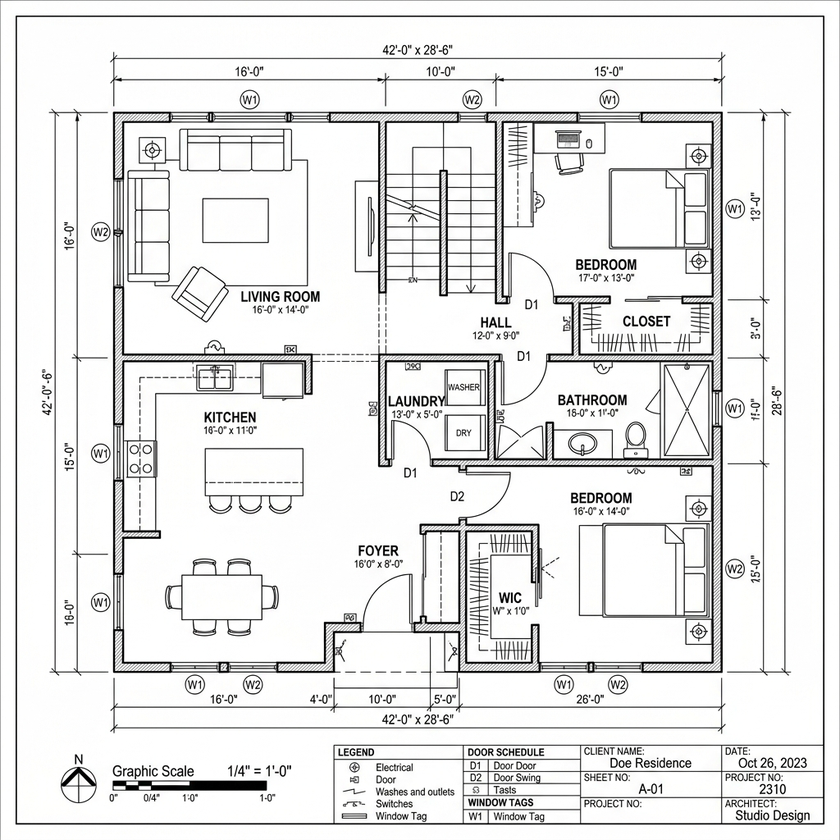
#> input picture backend/test_ai_plan.png, 840 x 840 px, shrunk from 1024 x 1024 before the run
$ python -i wall_detector.py   (imports and definitions only)
#> lines starting #> are read from the running program, lines starting #| are printed output that depends on the picture; after the words box and inside, x2 and y2 are one past the last pixel; in counts of white or black regions, pixels touching at a corner belong together
"""
OpenCV-based wall and room detector — v3.
Robust floor plan parser for professional architectural plans.

Strategy for complex plans (with furniture, title blocks, colors):
1. Convert to grayscale and detect the drawing boundary (crop title block)
2. Use multiple thresholding strategies
3. Focus on THICK dark lines as walls (furniture/text lines are thin)
4. Use morphological filtering tuned for wall thickness
5. Extract rooms via flood-fill of enclosed spaces
6. Derive clean walls from room polygon edges
"""
import cv2
import numpy as np
from typing import List, Dict, Tuple
import math


class OpenCVWallDetector:
    """
    Self-contained floor plan parser using classical CV.
    Handles complex architectural plans with furniture, text, and title blocks.
    """

    def __init__(self):
        self.min_room_area_ratio = 0.006   # min room = 0.6% of drawing area (filters furniture)
        self.max_room_area_ratio = 0.80    # max room = 80% of drawing area

    # ------------------------------------------------------------------ #
    #  PUBLIC ENTRY POINT
    # ------------------------------------------------------------------ #
    def analyze(self, image: np.ndarray) -> Dict:
        h, w = image.shape[:2]

        # 1. Crop the title block and outer border
        drawing = self._crop_drawing_area(image)
        dh, dw = drawing.shape[:2]
        total_area = dh * dw

        # 2. Extract masks using BOTH strategies
        mask_standard = self._extract_wall_mask(drawing)
        mask_hough = self._extract_wall_mask_alternative(drawing)

        # 3. Detect rooms for both
        rooms_standard = self._extract_rooms(mask_standard, drawing, dh, dw, total_area)
        rooms_hough = self._extract_rooms(mask_hough, drawing, dh, dw, total_area)

        # 4. Pick the strategy that found the most valid architectural area
        area_standard = sum(r["area_px"] for r in rooms_standard)
        area_hough = sum(r["area_px"] for r in rooms_hough)

        if area_hough > area_standard:
            rooms = rooms_hough
            wall_mask = mask_hough
            print(f"[OpenCVWallDetector] Selected Hough strategy (Area: {area_hough:.0f} px)")
        else:
            rooms = rooms_standard
            wall_mask = mask_standard
            print(f"[OpenCVWallDetector] Selected Standard strategy (Area: {area_standard:.0f} px)")

        # 5. Detect openings
        openings = self._detect_openings(wall_mask, drawing, dh, dw)

        # 6. Derive walls from room boundaries
        walls = self._derive_walls_from_rooms(rooms)

        # 7. Estimate scale
        scale = self._estimate_scale(openings, rooms, dh, dw)

        # Adjust coordinates if we cropped
        offset_x, offset_y = self._crop_offset
        for room in rooms:
            room["polygon"] = [[p[0] + offset_x, p[1] + offset_y] for p in room["polygon"]]
            room["center"] = [room["center"][0] + offset_x, room["center"][1] + offset_y]
        for wall in walls:
            wall["points"] = [[p[0] + offset_x, p[1] + offset_y] for p in wall["points"]]
        for op in openings:
            op["position"] = [op["position"][0] + offset_x, op["position"][1] + offset_y]

        return {
            "rooms": rooms,
            "walls": walls,
            "openings": openings,
            "scale_factor": scale,
            "image_dims": {"w": w, "h": h},
        }

    # ------------------------------------------------------------------ #
    #  CROP DRAWING AREA (remove title block, borders)
    # ------------------------------------------------------------------ #
    _crop_offset = (0, 0)

    def _crop_drawing_area(self, image: np.ndarray) -> np.ndarray:
        """Remove title block (usually bottom 10-15%) and outer border."""
        h, w = image.shape[:2]
        gray = cv2.cvtColor(image, cv2.COLOR_BGR2GRAY)

        # Detect if there's a title block at the bottom
        # Title blocks have high density of text/lines in the bottom region
        bottom_strip = gray[int(h * 0.82):, :]
        _, bottom_bin = cv2.threshold(bottom_strip, 200, 255, cv2.THRESH_BINARY_INV)
        bottom_density = cv2.countNonZero(bottom_bin) / bottom_strip.size

        # If bottom strip has high density (>8%), it's likely a title block
        crop_bottom = h
        if bottom_density > 0.08:
            # Find the horizontal line separating the title block
            # Look for a strong horizontal edge in the bottom 25%
            edges = cv2.Canny(gray[int(h * 0.70):, :], 50, 150)
            h_kernel = cv2.getStructuringElement(cv2.MORPH_RECT, (w // 3, 1))
            h_lines = cv2.morphologyEx(edges, cv2.MORPH_CLOSE, h_kernel)
            rows = np.where(np.sum(h_lines, axis=1) > w * 0.3 * 255)[0]
            if len(rows) > 0:
                crop_bottom = int(h * 0.70) + rows[0] - 5
            else:
                crop_bottom = int(h * 0.82)

        # Also detect outer border and crop inward
        # Look for strong lines near edges
        margin = 3 # Minimal crop to preserve drawn bounding boxes
        crop_top = margin
        crop_left = margin
        crop_right = w - margin

        self._crop_offset = (crop_left, crop_top)
        cropped = image[crop_top:crop_bottom, crop_left:crop_right]

        if cropped.size == 0:
            self._crop_offset = (0, 0)
            return image

        return cropped

    # ------------------------------------------------------------------ #
    #  WALL MASK EXTRACTION — Primary Strategy
    # ------------------------------------------------------------------ #
    def _extract_wall_mask(self, image: np.ndarray) -> np.ndarray:
        """
        Extract walls while ensuring connectivity.
        """
        h, w = image.shape[:2]
        gray = cv2.cvtColor(image, cv2.COLOR_BGR2GRAY)

        # Remove small dark noise (like dot grids) by closing the white background
        k_clean_dots = cv2.getStructuringElement(cv2.MORPH_RECT, (5, 5))
        gray = cv2.morphologyEx(gray, cv2.MORPH_CLOSE, k_clean_dots)

        # 1. Balanced adaptive threshold
        thresh = cv2.adaptiveThreshold(
            gray, 255, cv2.ADAPTIVE_THRESH_GAUSSIAN_C,
            cv2.THRESH_BINARY_INV, 21, 10
        )

        # 2. Gentle cleaning (don't kill the corners)
        kernel_clean = cv2.getStructuringElement(cv2.MORPH_RECT, (3, 3))
        walls = cv2.morphologyEx(thresh, cv2.MORPH_CLOSE, kernel_clean)

        # 3. LENGTH FILTER (Very gentle)
        # Only remove very tiny specks of noise
        line_min_len = 10
        num_labels, labels, stats, _ = cv2.connectedComponentsWithStats(walls, connectivity=8)
        mask = np.zeros_like(walls)
        for i in range(1, num_labels):
            if stats[i, cv2.CC_STAT_WIDTH] > line_min_len or stats[i, cv2.CC_STAT_HEIGHT] > line_min_len:
                mask[labels == i] = 255

        return mask

    def _extract_wall_mask_alternative(self, image: np.ndarray) -> np.ndarray:
        """
        Hough-line based strategy.
        Specifically designed to handle 3D renders and noisy colored floor plans
        by extracting only long, straight architectural lines and ignoring furniture/textures.
        """
        h, w = image.shape[:2]
        gray = cv2.cvtColor(image, cv2.COLOR_BGR2GRAY)

        # 1. Edge detection with blurring to kill carpet/wood textures
        blurred = cv2.GaussianBlur(gray, (5, 5), 0)
        edges = cv2.Canny(blurred, 40, 120)

        # 2. Extract long straight lines (walls)
        min_line_length = max(20, int(max(h, w) * 0.03)) # 3% of image
        lines = cv2.HoughLinesP(
            edges, 1, np.pi / 180,
            threshold=40,
            minLineLength=min_line_length,
            maxLineGap=15
        )

        # 3. Draw the lines on a blank mask
        mask = np.zeros((h, w), dtype=np.uint8)
        if lines is not None:
            for line in lines:
                x1, y1, x2, y2 = line[0]
                # Draw thick lines to ensure they connect
                cv2.line(mask, (x1, y1), (x2, y2), 255, 6)

        # 4. Connect corners and clean up
        k_close = cv2.getStructuringElement(cv2.MORPH_RECT, (15, 15))
        mask = cv2.morphologyEx(mask, cv2.MORPH_CLOSE, k_close)

        return mask

    def _extract_rooms(self, wall_mask: np.ndarray, orig_image: np.ndarray,
                       h: int, w: int, total_area: int) -> List[Dict]:
        """
        Extract rooms by flood-filling enclosed spaces.
        Uses a robust leak-proof thickened wall mask to prevent flood-fill leakage
        while relying on downstream 2D pairwise snapping to seamlessly close all gaps.
        """
        # 1. Create a bulletproof wall mask
        # Safe kernel size to preserve small rooms
        close_size = max(15, min(int(max(h, w) * 0.03) | 1, 35))
        k_close = cv2.getStructuringElement(cv2.MORPH_RECT, (close_size, close_size))
        k_thick = cv2.getStructuringElement(cv2.MORPH_RECT, (9, 9))
        solid_walls = cv2.morphologyEx(wall_mask, cv2.MORPH_CLOSE, k_close)
        solid_walls = cv2.dilate(solid_walls, k_thick, iterations=1)

        # CLEAR THE BORDERS! This breaks any outer "paper bounding box"
        # so the flood-fill can successfully flood the yard.
        border = max(10, int(min(h, w) * 0.015))
        solid_walls[0:border, :] = 0
        solid_walls[-border:, :] = 0
        solid_walls[:, 0:border] = 0
        solid_walls[:, -border:] = 0

        # 2. Invert to get spaces
        space = cv2.bitwise_not(solid_walls)

        # 3. Identify exterior (flood-fill from border)
        space_filled = space.copy()
        step = max(10, min(h, w) // 100)
        for x in [0, w-1]:
            for y in range(0, h, step):
                cv2.floodFill(space_filled, None, (x, y), 0)
        for y in [0, h-1]:
            for x in range(0, w, step):
                cv2.floodFill(space_filled, None, (x, y), 0)

        # 4. EXPAND rooms aggressively to close the wall gap and overlap interfaces
        expand_size = int(max(h, w) * 0.02) | 1
        k_expand = cv2.getStructuringElement(cv2.MORPH_ELLIPSE, (expand_size, expand_size))
        space_filled = cv2.dilate(space_filled, k_expand, iterations=1)

        # 5. Connected components for rooms
        num_labels, labels, stats, centroids = cv2.connectedComponentsWithStats(space_filled, connectivity=4)

        rooms = []
        min_area = total_area * (self.min_room_area_ratio * 0.3) # More lenient
        max_area = total_area * self.max_room_area_ratio

        for i in range(1, num_labels):
            area = stats[i, cv2.CC_STAT_AREA]
            if area < min_area or area > max_area:
                continue

            mask = (labels == i).astype(np.uint8) * 255
            contours, _ = cv2.findContours(mask, cv2.RETR_EXTERNAL, cv2.CHAIN_APPROX_SIMPLE)
            if not contours:
                continue

            cnt = max(contours, key=cv2.contourArea)

            # Filter title blocks (long horizontal strips near the bottom)
            rx, ry, rw, rh = cv2.boundingRect(cnt)
            if rh > 0 and (rw / rh > 8.0) and (ry > h * 0.85):
                continue

            # Higher epsilon for cleaner, straighter edges
            epsilon = 0.005 * cv2.arcLength(cnt, True)
            approx = cv2.approxPolyDP(cnt, epsilon, True)

            if len(approx) < 3:
                continue

            # ORTHOGONALIZE: Snap edges to 0/90 degrees
            poly = approx.reshape(-1, 2)
            ortho_poly = self._orthogonalize_polygon(poly)

            rooms.append({
                "id": f"room_{i}",
                "name": "Unnamed Room",
                "area_px": float(area),
                "center": [float(centroids[i][0]), float(centroids[i][1])],
                "polygon": ortho_poly.tolist(),
                "type": "room"
            })

        rooms.sort(key=lambda r: r["area_px"], reverse=True)
        return self._classify_rooms(rooms, h, w)

    def _orthogonalize_polygon(self, poly):
        """
        Robustly force a polygon to have only 0 or 90 degree angles.
        Prevents jagged edges and slanted walls.
        """
        if len(poly) < 3: return poly

        ortho = []
        n = len(poly)
        for i in range(n):
            p1 = poly[i]
            p2 = poly[(i + 1) % n]

            dx = abs(p2[0] - p1[0])
            dy = abs(p2[1] - p1[1])

            # Snap to axis
            if dx > dy:
                p2[1] = p1[1]
            else:
                p2[0] = p1[0]

            ortho.append(p1.tolist())

        # Deduplicate and return
        res = []
        for p in ortho:
            if not res or (p[0] != res[-1][0] or p[1] != res[-1][1]):
                res.append(p)
        return np.array(res)

    def _classify_rooms(self, rooms: List[Dict], h: int, w: int) -> List[Dict]:
        type_sequence = ["living_room", "bedroom", "bedroom", "kitchen", "bathroom", "hallway", "room"]
        for i, room in enumerate(rooms):
            rtype = type_sequence[min(i, len(type_sequence)-1)]
            room["type"] = rtype
            room["name"] = rtype.replace("_", " ").title()
        return rooms

    def _derive_walls_from_rooms(self, rooms: List[Dict]) -> List[Dict]:
        """
        Derive walls from room polygons and SNAP them to avoid floating detached walls.
        """
        all_edges = []
        for room in rooms:
            poly = room["polygon"]
            for i in range(len(poly)):
                p1, p2 = poly[i], poly[(i+1)%len(poly)]
                all_edges.append((tuple(p1), tuple(p2)))

        if not all_edges: return []

        unique_walls = []
        seen_edges = []
        snap_dist = 40.0 # Aggressive snap for high-res plans
        min_wall_len = 15.0 # Ignore tiny fragments

        for p1, p2 in all_edges:
            length = math.hypot(p1[0]-p2[0], p1[1]-p2[1])
            if length < min_wall_len:
                continue

            # Normalize edge
            edge_sorted = sorted([p1, p2])

            # Check if close to any seen edge
            found = False
            for existing in seen_edges:
                d1 = math.hypot(edge_sorted[0][0] - existing[0][0], edge_sorted[0][1] - existing[0][1])
                d2 = math.hypot(edge_sorted[1][0] - existing[1][0], edge_sorted[1][1] - existing[1][1])

                if d1 < snap_dist and d2 < snap_dist:
                    found = True
                    break

            if not found:
                seen_edges.append(edge_sorted)
                unique_walls.append({
                    "points": [list(p1), list(p2)],
                    "length_px": float(length)
                })

        return unique_walls

    # ------------------------------------------------------------------ #
    #  OPENING DETECTION
    # ------------------------------------------------------------------ #
    def _detect_openings(self, wall_mask: np.ndarray, image: np.ndarray,
                         h: int, w: int) -> List[Dict]:
        openings = []

        # Detect door arcs using circle detection
        gray = cv2.cvtColor(image, cv2.COLOR_BGR2GRAY)
        edges = cv2.Canny(gray, 50, 150)
        circles = cv2.HoughCircles(
            cv2.GaussianBlur(edges, (5, 5), 0),
            cv2.HOUGH_GRADIENT,
            dp=1.2,
            minDist=50,
            param1=80,
            param2=30,
            minRadius=20,
            maxRadius=min(h, w) // 8
        )

        if circles is not None:
            for c in circles[0][:15]:  # cap at 15
                cx, cy, r = c
                # Verify near a wall
                check_y = int(np.clip(cy, 0, h - 1))
                check_x = int(np.clip(cx, 0, w - 1))
                y_lo = max(0, check_y - int(r))
                y_hi = min(h, check_y + int(r))
                x_lo = max(0, check_x - int(r))
                x_hi = min(w, check_x + int(r))
                wall_region = wall_mask[y_lo:y_hi, x_lo:x_hi]
                if wall_region.size == 0:
                    continue
                wall_density = cv2.countNonZero(wall_region) / (wall_region.size + 1)

                if 0.05 < wall_density < 0.6:
                    too_close = any(
                        math.hypot(cx - e["position"][0], cy - e["position"][1]) < 40
                        for e in openings
                    )
                    if not too_close:
                        openings.append({
                            "type": "door",
                            "position": [float(cx), float(cy)],
                            "width": float(r * 2),
                            "rotation": 0.0,
                        })

        return openings[:20]

    # ------------------------------------------------------------------ #
    #  SCALE ESTIMATION
    # ------------------------------------------------------------------ #
    def _estimate_scale(self, openings, rooms, h, w):
        """Estimate pixels per meter."""
        # 1. Best: Use door width (std door = 0.85-0.95m)
        if openings:
            door_widths = [op["width"] for op in openings if op["type"] == "door"]
            if door_widths:
                median_door_px = float(np.median(door_widths))
                # Ensure the door isn't absurdly small or large
                if 20 < median_door_px < w // 10:
                    return median_door_px / 0.92

        # 2. Fallback: Median room area (~15m2)
        if rooms:
            areas = [r["area_px"] for r in rooms]
            median_area = float(np.median(areas))
            return math.sqrt(median_area) / 3.87

        return max(w, h) / 15.0

>>> import cv2
>>> picture = cv2.imread('../../test_ai_plan.png')
#> picture is the input picture: shape (840, 840, 3); mean B, G, R 231.3, 231.6, 231.5
>>> result = OpenCVWallDetector().analyze(picture)
#> in _crop_drawing_area, `bottom_strip = gray[int(h * 0.82):, :]`:
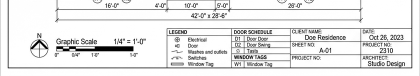
#> bottom_strip: shape (152, 840) (shown at 1/2 size); min 0, max 255, mean 231.4
#> in _crop_drawing_area, `_, bottom_bin = cv2.threshold(bottom_strip, 200, 255, cv2.THRESH_BINAR..`:
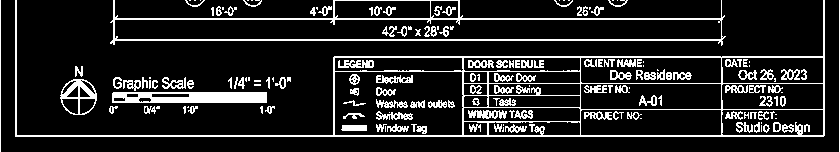
#> bottom_bin: shape (152, 840); 14.3% white in thin lines or dots
#> in _crop_drawing_area, `bottom_density = cv2.countNonZero(bottom_bin) / bottom_strip.size`: bottom_density = 0.143
#> in _crop_drawing_area, `h_lines = cv2.morphologyEx(edges, cv2.MORPH_CLOSE, h_kernel)`:
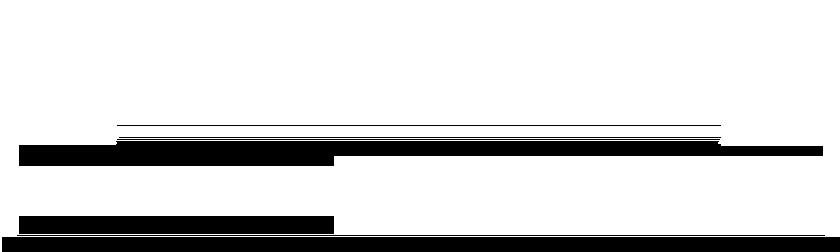
#> h_lines: shape (252, 840); 83.4% white; 7 black regions, largest, box (x1, y1, x2, y2) and area: (19, 141, 823, 166) 14302, (2, 237, 840, 252) 12570, (19, 216, 334, 234) 5670
#> in _crop_drawing_area, `rows = np.where(np.sum(h_lines, axis=1) > w * 0.3 * 255)[0]`: rows = 218 values from 0 to 236
#> in _crop_drawing_area, `crop_bottom = int(h * 0.70) + rows[0] - 5`: crop_bottom = 583
#> in _extract_wall_mask, `thresh = cv2.adaptiveThreshold( gray, 255, cv2.ADAPTIVE_THRESH_GAUSSIA..`:
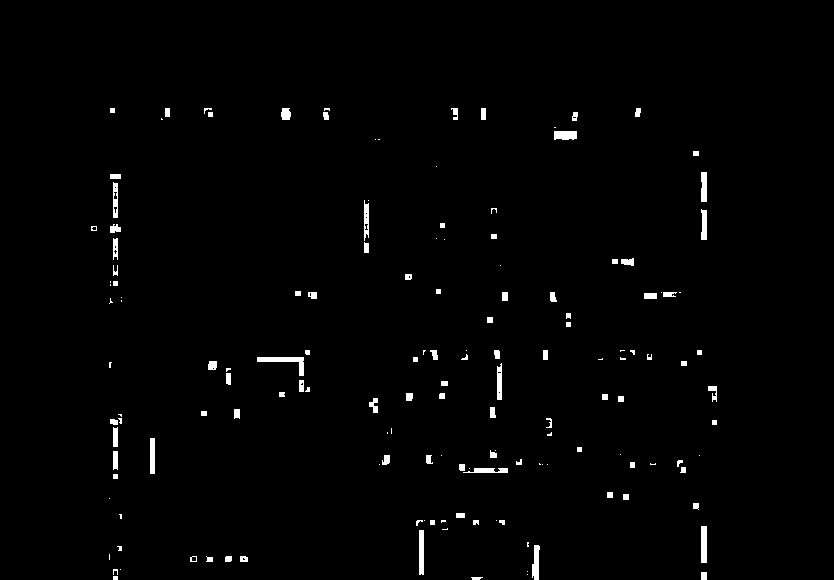
#> thresh: shape (580, 834); 1.3% white; 153 white regions (55 under 20 px), largest, box (x1, y1, x2, y2) and area: (257, 357, 304, 376) 304, (419, 530, 424, 575) 224, (701, 526, 707, 563) 222
#> in _extract_wall_mask, `num_labels, labels, stats, _ = cv2.connectedComponentsWithStats(walls,..`: num_labels = 129; stats = 129 rows, first 6: [0, 0, 834, 580, 477240], [110, 108, 5, 5, 25], [165, 108, 5, 9, 45], [204, 108, 9, 9, 56], [281, 108, 10, 12, 106], [323, 108, 7, 12, 64]
#> in _extract_wall_mask_alternative, `blurred = cv2.GaussianBlur(gray, (5, 5), 0)`:
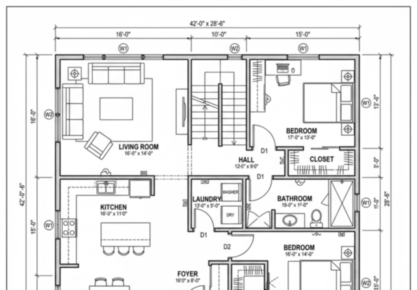
#> blurred: shape (580, 834) (shown at 1/2 size); min 33, max 255, mean 231.9
#> in _extract_wall_mask_alternative, `edges = cv2.Canny(blurred, 40, 120)`:
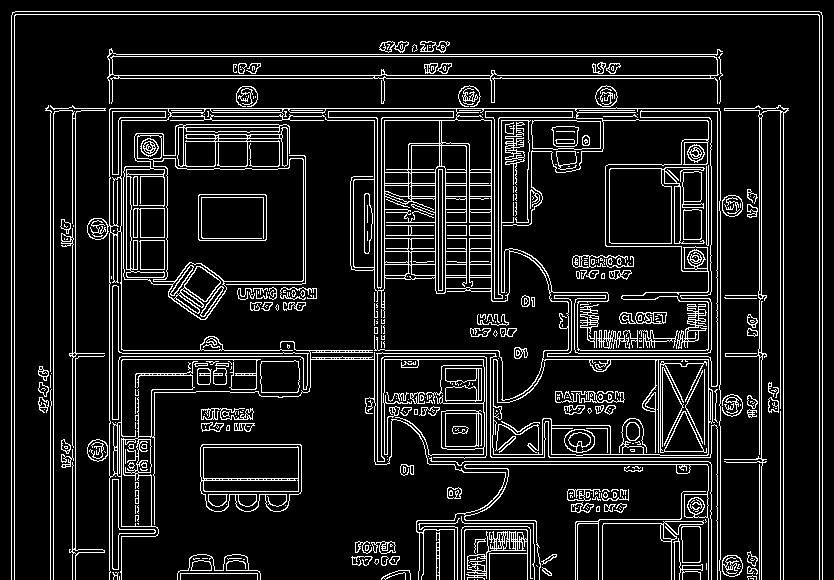
#> edges: shape (580, 834); 11.2% white in thin lines or dots
#> in _extract_wall_mask_alternative, `lines = cv2.HoughLinesP( edges, 1, np.pi / 180, threshold=40, minLineL..`: lines = 551 rows, first 6: [15, 11, 819, 11], [12, 14, 821, 14], [372, 356, 526, 356], [822, 579, 822, 15], [45, 108, 788, 108], [374, 353, 783, 353]
#> the loop in _extract_wall_mask_alternative, `for line in lines:` made 551 passes
#> after the loop in _extract_wall_mask_alternative, `for line in lines:`:
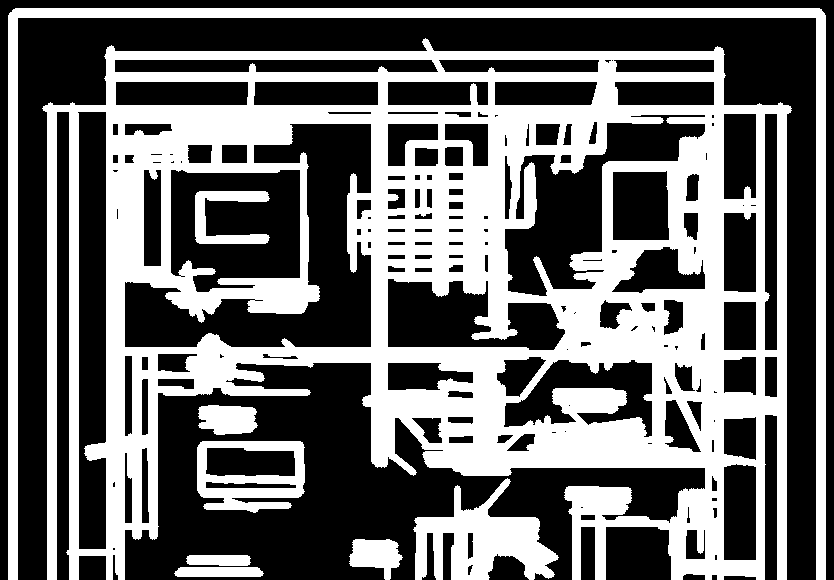
#> mask: shape (580, 834); 42.2% white; 9 white regions, largest, box (x1, y1, x2, y2) and area: (42, 38, 792, 580) 167146, (8, 8, 826, 580) 19375, (413, 478, 559, 580) 7234
#> (the rest of the program and of its run is left out)
